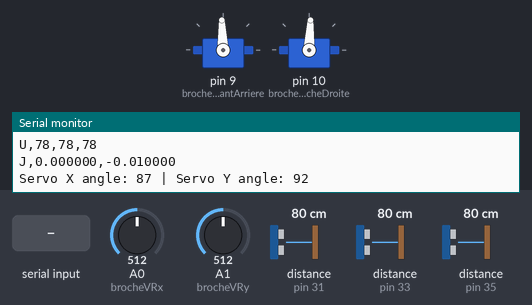
Simulated run of this sketch. Board: Arduino Mega 2560, built with avr-gcc and run on an emulated ATmega2560. On the bench: 2 × servo, the last lines printed to the serial monitor. Wiring (inferred from the names in the program): 3 × ultrasonic range finder: trigger pin 30, echo pin 31 / trigger pin 32, echo pin 33 / trigger pin 34, echo pin 35. The inputs (shaded band) are chosen by the test bench; at power-on: A0 (brocheVRx) = 512, A1 (brocheVRy) = 512, distance to the obstacle (sensors on pin 31, pin 33, pin 35) 80 cm. The echo pulse lasts 58.3 µs per cm.

Above: at 1.2 s.
1.3 s: "S,,45\n" received over Serial
At 1.7 s:
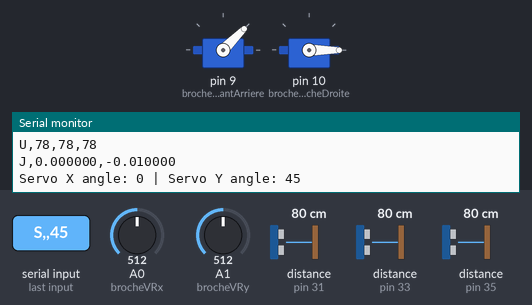
3.3 s: "S,\n" received over Serial
4.8 s: "90,45,200\n" received over Serial
Timing chart, 0 to 7.8 s (numbered marks = the images above; inputs shaded):
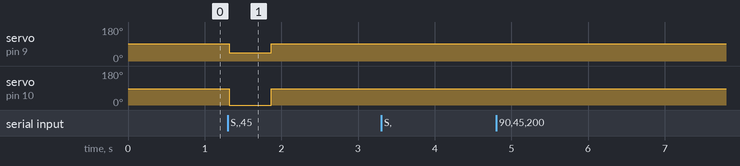

Measured:
- after the input at 1.3 s, servo on pin 9 (brocheServoAvantArriere): 92° → 45° at once, → 92° 0.55 s later; servo on pin 10 (brocheServoGaucheDroite): 87° → 0° at once, → 87° 0.55 s later

The sketch:

ewheelchair_controller.ino
```cpp
/*****************************************************************
  E-WheelChAIr Arduino Controller (ROS Bridge CSV Version)

  Description :
  -------------
  - Contrôle 2 servos (X = gauche/droite, Y = avant/arrière)
  - Lit 3 capteurs ultrasons
  - Reçoit commandes ROS via USB (CSV)
  - Émet distances ultrasons et positions joystick sur USB
  - Fréquence fixe à 20 Hz
  - Gestion d’urgence (emergency stop)

  Auteur : E-WheelChAIr Team
  Date   : 2026
*****************************************************************/

#include <Servo.h>

// ============================
// Déclaration des servos
// ============================
Servo servoAvantArriere;  // Axe Y (avant/arrière)
Servo servoGaucheDroite;  // Axe X (gauche/droite)

// ============================
// Broches Arduino
// ============================
const int brocheVRx = A0;  // Joystick X
const int brocheVRy = A1;  // Joystick Y

const int brocheServoAvantArriere = 9;
const int brocheServoGaucheDroite = 10;

// Ultrasons (3 capteurs)
const int trigPin_one = 30;
const int trigEcho_one = 31;

const int trigPin_two = 32;
const int trigEcho_two = 33;

const int trigPin_thr = 34;
const int trigEcho_thr = 35;

// ============================
// Paramètres servos
// ============================
const int angleNeutreAvantArriere = 92;
const int angleNeutreGaucheDroite = 87;

// ============================
// Gestion de la fréquence
// ============================
unsigned long lastLoopTime = 0;
const unsigned long LOOP_INTERVAL_MS = 50;

// ============================
// Servo state
// ============================
int servoX_angle = angleNeutreGaucheDroite;
int servoY_angle = angleNeutreAvantArriere;

// ============================
// WATCHDOG ROS
// ============================
unsigned long lastCommandTime = 0;
const unsigned long COMMAND_TIMEOUT_MS = 500;

// ============================
// Setup
// ============================
void setup() {
  Serial.begin(115200); // Flux série rapide

  // Config capteurs ultrasons
  pinMode(trigPin_one, OUTPUT); pinMode(trigEcho_one, INPUT);
  pinMode(trigPin_two, OUTPUT); pinMode(trigEcho_two, INPUT);
  pinMode(trigPin_thr, OUTPUT); pinMode(trigEcho_thr, INPUT);

  // Attache les servos
  servoAvantArriere.attach(brocheServoAvantArriere);
  servoGaucheDroite.attach(brocheServoGaucheDroite);

  // Position neutre
  servoAvantArriere.write(angleNeutreAvantArriere);
  servoGaucheDroite.write(angleNeutreGaucheDroite);

  Serial.println("READY"); // Message initial pour debug
}

// ============================
// Loop principal
// ============================
void loop() {
  unsigned long currentTime = millis();
  if (currentTime - lastLoopTime < LOOP_INTERVAL_MS) return;
  lastLoopTime = currentTime;

  // -----------------------------
  // Lecture ultrasons
  // -----------------------------
  int d1 = readUltrasonic(trigPin_one, trigEcho_one);
  int d2 = readUltrasonic(trigPin_two, trigEcho_two);
  int d3 = readUltrasonic(trigPin_thr, trigEcho_thr);

  // Envoi distances sur série (CSV)
  Serial.print("U,"); // Type U = Ultrasons
  Serial.print(d1); Serial.print(",");
  Serial.print(d2); Serial.print(",");
  Serial.println(d3);

  // -----------------------------
  // Lecture joystick
  // -----------------------------
  // ============================
  // Paramètres du joystick (à ajuster une seule fois)
  // ============================
  const int JOY_NEUTRE_X = 510;  // Valeur mesurée au repos (ex: 510)
  const int JOY_NEUTRE_Y = 515;  // Valeur mesurée au repos (ex: 515)
  const int JOY_AMPLITUDE = 300; // Amplitude autour du neutre (ex: ±250)

  // Lecture joystick
  int valeurX = analogRead(brocheVRx);
  int valeurY = analogRead(brocheVRy);

  // Normalisation CENTRÉE SUR LE NEUTRE RÉEL
  float normX = (valeurX - JOY_NEUTRE_X) / (float)JOY_AMPLITUDE;  // [-1.0, 1.0]
  float normY = (valeurY - JOY_NEUTRE_Y) / (float)JOY_AMPLITUDE;  // [-1.0, 1.0]

  // Contraintes (inchangées)
  normX = constrain(normX, -1.0, 1.0);
  normY = constrain(normY, -1.0, 1.0);

  // ===== ZONE MORTE =====
  const float DEADZONE = 0.01;  // Seuil pour ignorer les micro-mouvements
  if (abs(normX) < DEADZONE) normX = 0.0;
  if (abs(normY) < DEADZONE) normY = 0.0;
  // ======================

  // Limite au cas où le joystick sortirait légèrement de la plage
  //if (normX > 1.0) normX = 1.0;
  //if (normX < -1.0) normX = -1.0;
  //if (normY > 1.0) normY = 1.0;
  //if (normY < -1.0) normY = -1.0;
  Serial.print("J,");
  Serial.print(normX, 6); Serial.print(",");
  Serial.println(normY, 6);

  // ============================
  // Lire commandes ROS AVANT servo
  // ============================
  handleIncomingSerial();

  // ============================
  // WATCHDOG : retour neutre si ROS muet
  // ============================
  if (millis() - lastCommandTime > COMMAND_TIMEOUT_MS) {
  servoX_angle = angleNeutreGaucheDroite;
  servoY_angle = angleNeutreAvantArriere;
  }

  // ============================
  // Appliquer des commandes servo depuis ROS
  // ============================
  servoGaucheDroite.write(servoX_angle);
  servoAvantArriere.write(servoY_angle);
  Serial.print("Servo X angle: ");
  Serial.print(servoX_angle);
  Serial.print(" | Servo Y angle: ");
  Serial.println(servoY_angle);
}

// ============================
// Lecture ultrasons
// ============================
int readUltrasonic(int trigPin, int echoPin) {
  digitalWrite(trigPin, LOW);
  delayMicroseconds(5);
  digitalWrite(trigPin, HIGH);
  delayMicroseconds(10);
  digitalWrite(trigPin, LOW);

  long duree = pulseIn(echoPin, HIGH, 30000); // Timeout 30ms
  if (duree == 0) return 400; // Si pas de mesure

  return duree * 0.034 / 2; // Conversion cm
}

  // ============================
  // Lecture commandes ROS
  // ============================
  void handleIncomingSerial() {
    while (Serial.available()) {
      String line = Serial.readStringUntil('\n');
      line.trim();

      if (line.length() == 0) continue;

      // DEBUG
      Serial.print("RX RAW: ");
      Serial.println(line);

      // Format attendu: S,x,y,emergency
      if (!line.startsWith("S,")) return;

      int firstComma = line.indexOf(',');
      int secondComma = line.indexOf(',', firstComma + 1);
      int thirdComma = line.indexOf(',', secondComma + 1);

      if (firstComma < 0 || secondComma < 0) return;

      String sx = line.substring(firstComma + 1, secondComma);
      String sy = (thirdComma > 0)
                    ? line.substring(secondComma + 1, thirdComma)
                    : line.substring(secondComma + 1);

      sx.trim();
      sy.trim();

      int newX = sx.toInt();
      int newY = sy.toInt();

      Serial.print("Parsed X=");
      Serial.print(newX);
      Serial.print(" Y=");
      Serial.println(newY);

      // Accepter plage servo large
      if (newX >= 0 && newX <= 180 && newY >= 0 && newY <= 180) {
        servoX_angle = newX;
        servoY_angle = newY;
        lastCommandTime = millis(); // 🟢 WATCHDOG RESET
        Serial.println("Servo CMD ACCEPTED");
      } else {
        Serial.println("Servo CMD REJECTED");
      }

      // Emergency
      if (thirdComma > 0) {
        String emergencyStr = line.substring(thirdComma + 1);
        emergencyStr.trim();
        bool emergency = emergencyStr.toInt() > 0;

        if (emergency) {
          servoX_angle = angleNeutreGaucheDroite;
          servoY_angle = angleNeutreAvantArriere;
          Serial.println("EMERGENCY STOP ACTIVE");
        }
      }
    }
  }
```
